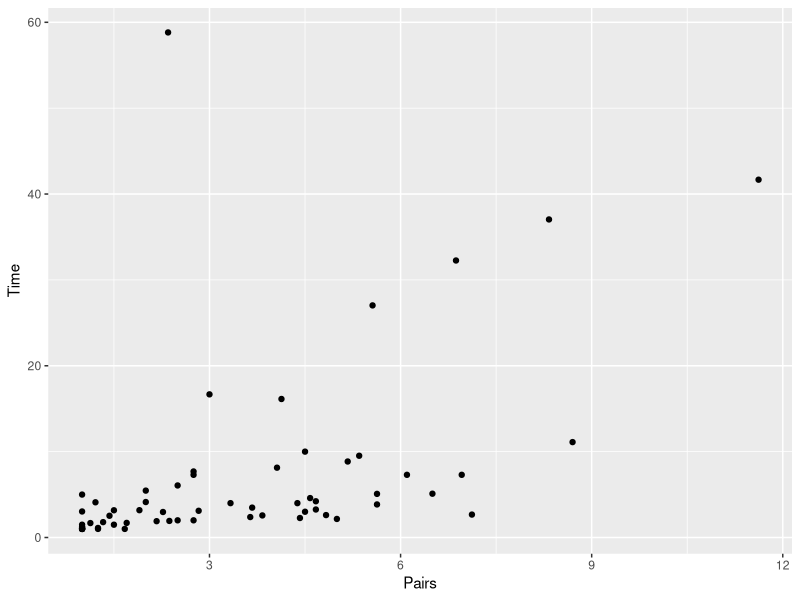
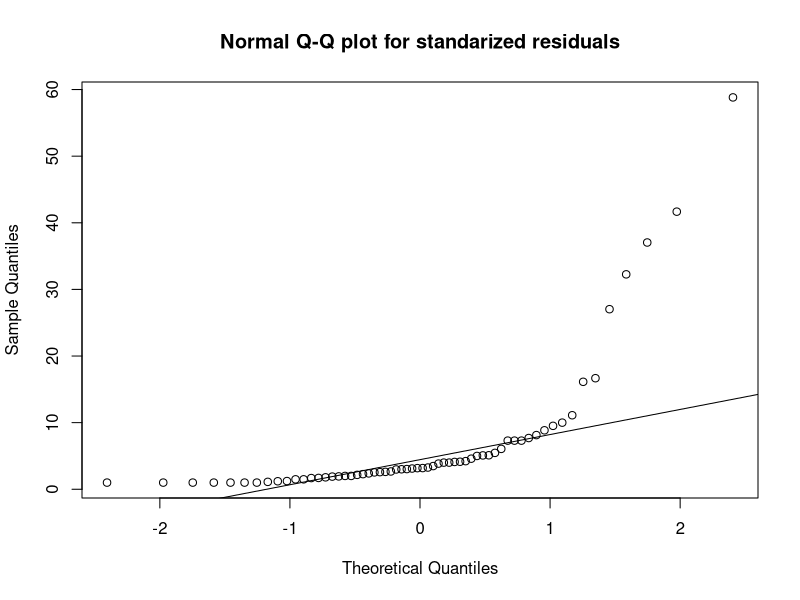
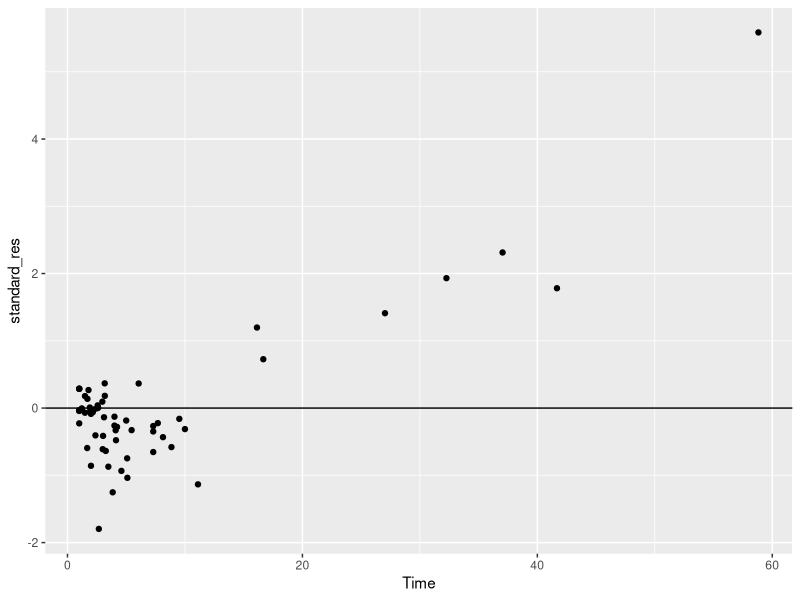
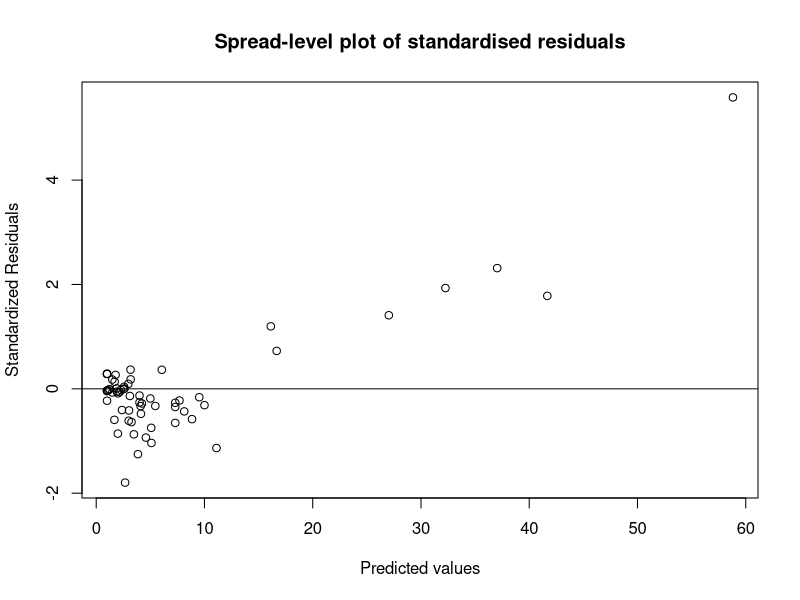
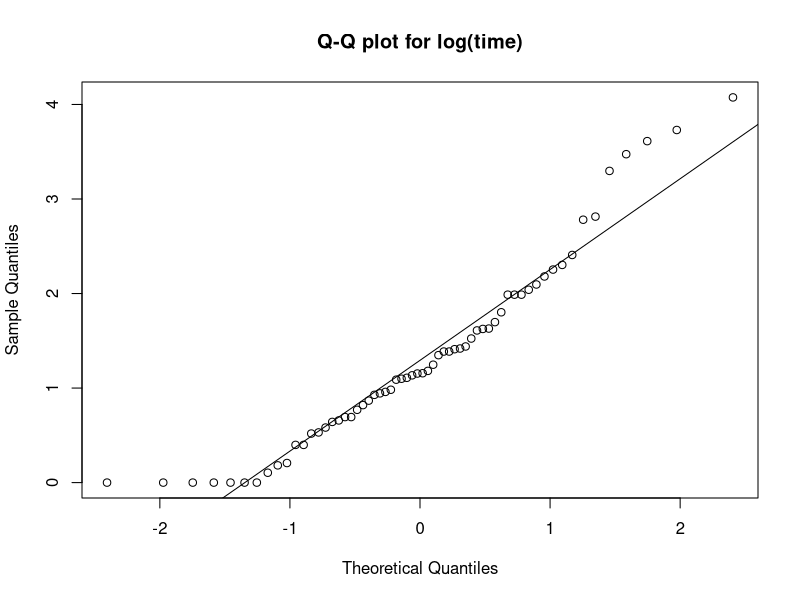
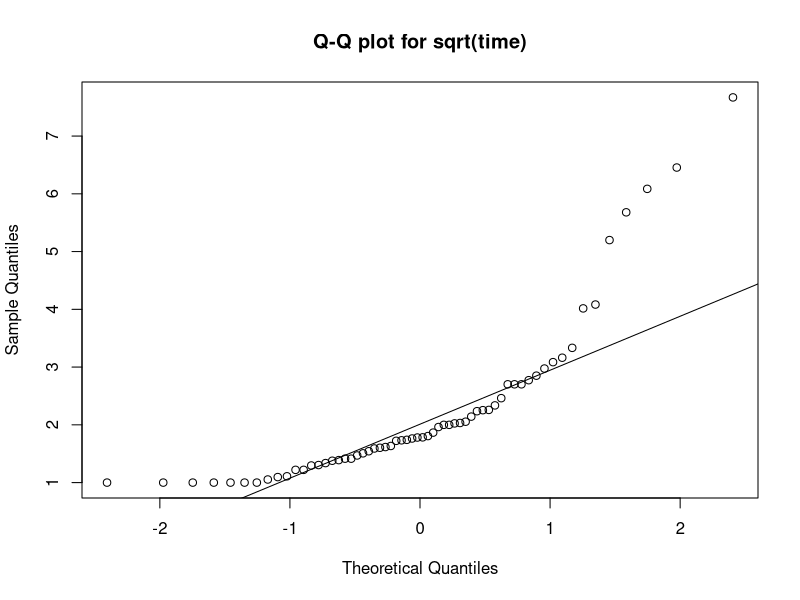
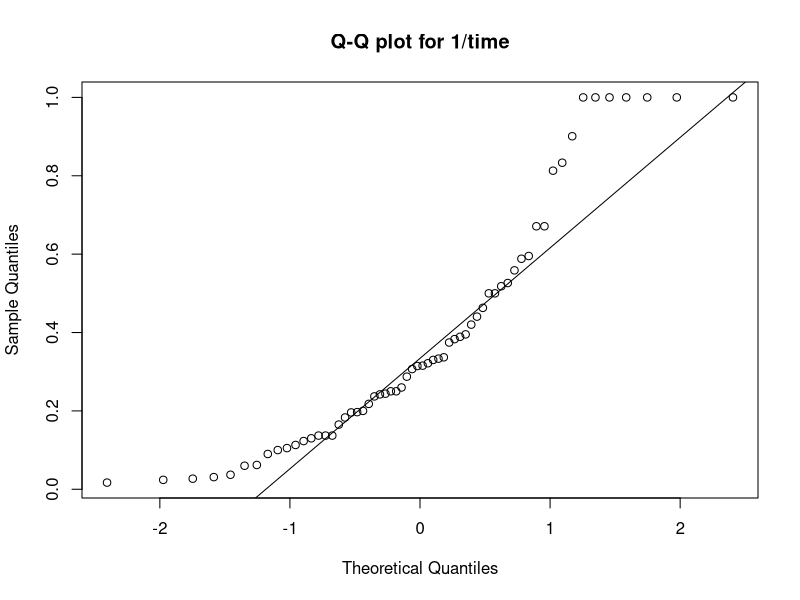
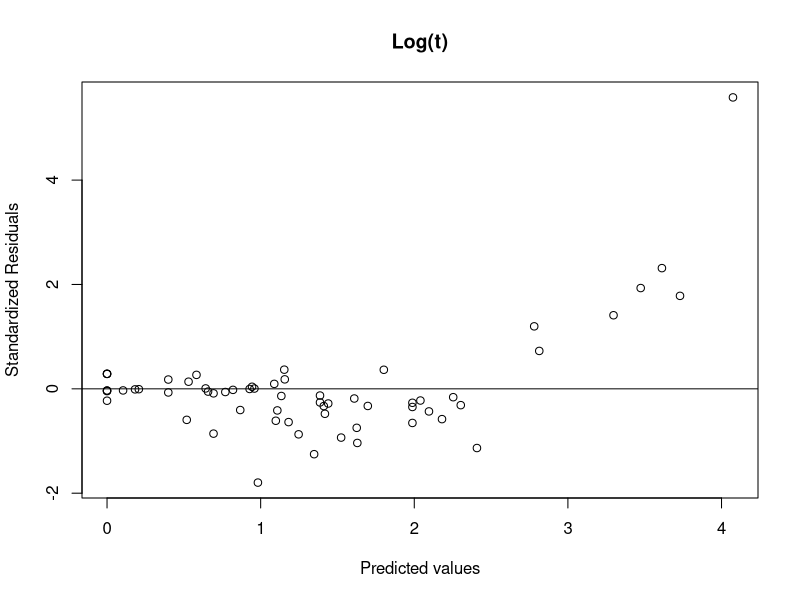

These figures' R source, in order: (Note: this script raises an error after producing the figures.)
## ---- chunk 1
knitr::opts_chunk$set(warning = FALSE, message = FALSE) 
## ---- chunk 2
library(tidyverse)
## ---- chunk 3
data <- read.csv("Factors Affecting Extinction.csv")
head(data)
## ---- chunk 4
lm_full <- lm(formula = Time ~ Pairs + Size + Status + Pairs*Size + Pairs * Status + Size*Status + Pairs*Size*Status, data)
summary(lm_full)

lm_full2 <- lm(formula = Time ~ Pairs*Size*Status, data)
summary(lm_full2)


## ---- chunk 5
ggplot(data, aes(Pairs, Time)) + geom_point()

qqnorm(data$Time, main="Normal Q-Q plot for standarized residuals")
qqline(data$Time)

standard_res <- rstandard(lm_full)
final_data <- cbind(data, standard_res)
ggplot(final_data) + geom_point(aes(Time, standard_res)) + geom_abline(slope = 0)
plot((final_data$Time), standard_res, ylab='Standardized Residuals', xlab='Predicted values', main="Spread-level plot of standardised residuals") 
abline(0, 0)


## ---- chunk 6
lm_full <- lm(formula = Time ~ Pairs + Size + Status + Pairs*Size + Pairs*Status + Size*Status + Pairs*Size*Status, data)
lm_full.log <- lm(formula = log(Time) ~ Pairs + Size + Status + Pairs*Size + Pairs * Status + Size*Status + Pairs*Size*Status, data)
lm_full.sqrt <- lm(formula = sqrt(Time) ~ Pairs + Size + Status + Pairs*Size + Pairs * Status + Size*Status + Pairs*Size*Status, data)
lm_full.inverse <- lm(formula = 1/Time ~ Pairs + Size + Status + Pairs*Size + Pairs * Status + Size*Status + Pairs*Size*Status, data)

summary(lm_full)$adj.r.squared
summary(lm_full.log)$adj.r.squared
summary(lm_full.sqrt)$adj.r.squared
summary(lm_full.inverse)$adj.r.squared


qqnorm(log(data$Time),main="Q-Q plot for log(time)")
qqline(log(data$Time))
qqnorm(sqrt(data$Time),main="Q-Q plot for sqrt(time)")
qqline(sqrt(data$Time))
qqnorm(1/(data$Time),main="Q-Q plot for 1/time")
qqline(1/(data$Time))

plot(log(final_data$Time), standard_res, ylab='Standardized Residuals', xlab='Predicted values', main="Log(t)") 
abline(0, 0)
plot(sqrt(final_data$Time), standard_res, ylab='Standardized Residuals', xlab='Predicted values', main = "sqrt(t)") 
abline(0, 0)
plot(1/(final_data$Time), standard_res, ylab='Standardized Residuals', xlab='Predicted values', main="1/time")
abline(0, 0)
## ---- chunk 7
lm_full_transformed <- lm(formula = log(Time) ~ Pairs + Size + Status + Pairs*Size + Pairs * Status + Size*Status + Pairs*Size*Status, data)
summary(lm_full_transformed)$adj.r.squared

lm_full_inverse <- lm(formula = 1/(Time) ~ Pairs + Size + Status + Pairs*Size + Pairs * Status + Size*Status + Pairs*Size*Status, data)
summary(lm_full_inverse)$adj.r.squared
## ---- chunk 8
ckd_inv <- cooks.distance(lm_full_inverse)
ckd_log <- cooks.distance(lm_full_transformed)

#sub_ckd <- subset(ckd_inv, ckd_ inv< 0.2)

index <- which(ckd_inv > 0.2)
index.log <- which(ckd_log > 0.2)

index
plot(ckd_inv, ylim = c(0,0.4))
plot(ckd_log, ylim = c(0,0.4))
#plot(sub_ckd, ylim = c(0,0.15))
## ---- chunk 9
data_ckd <- data[-c(index),]
data_ckd_log <- data[-c(index.log),]

lm_full_inverse_ckd <- lm(formula = 1/(Time) ~ Pairs + Size + Status + Pairs*Size + Pairs*Status + Size*Status + Pairs*Size*Status, data_ckd)
#summary(lm_full_inverse_ckd)#$adj.r.squared
#summary(lm_full_inverse)#$adj.r.squared


lm_full_log_ckd <- lm(formula = log(Time) ~ Pairs + Size + Status + Pairs*Size + Pairs*Status + Size*Status + Pairs*Size*Status, data_ckd_log)
#summary(lm_full_log_ckd)#$adj.r.squared
#summary(lm_full_transformed)


summary(lm_full_inverse_ckd)$adj.r.squared
summary(lm_full_inverse)$adj.r.squared
summary(lm_full_log_ckd)$adj.r.squared
summary(lm_full_transformed)$adj.r.squared


## ---- chunk 10
data_ckd <- data[-c(index),]

lm_final <- lm(formula = 1/(Time) ~ Pairs + Size + Status + Pairs*Size + Pairs*Status, data_ckd)
summary(lm_final)

chchaaaaaaaaaaa<n
## ---- chunk 11
lm_full <- lm(formula = Time ~ Pairs + Size + Status + Pairs*Size + Pairs * Status + Size*Status + Pairs*Size*Status, data)
lm_full.logpair <- lm(formula = Time ~ log(Pairs) + Size + Status + log(Pairs)*Size + log(Pairs) * Status + Size*Status + log(Pairs)*Size*Status, data)
lm_full.sqrtpair <- lm(formula = Time ~ sqrt(Pairs) + Size + Status + sqrt(Pairs)*Size + sqrt(Pairs) * Status + Size*Status + sqrt(Pairs)*Size*Status, data)
lm_full.inversepair <- lm(formula = Time ~ 1/Pairs + Size + Status + 1/Pairs*Size + 1/Pairs * Status + Size*Status + 1/Pairs*Size*Status, data)

summary(lm_full)$r.squared
summary(lm_full.logpair)$r.squared
summary(lm_full.sqrtpair)$r.squared
summary(lm_full.inversepair)$r.squared

## ---- chunk 12

m1 <- lm(formula = 1/(Time) ~ Pairs, data_ckd)
m2 <- lm(formula = 1/(Time) ~ Pairs + Size, data_ckd)
m3 <- lm(formula = 1/(Time) ~ Pairs + Size + Pairs*Size, data_ckd)
m4 <- lm(formula = 1/(Time) ~ Pairs + Status, data_ckd)
m5 <- lm(formula = 1/(Time) ~ Pairs + Status + Pairs * Status, data_ckd)
m6 <- lm(formula = 1/(Time) ~ Pairs + Size + Status, data_ckd)
m7 <- lm(formula = 1/(Time) ~ Pairs + Size + Status + Pairs*Size + Pairs*Status, data_ckd)     
m8 <- lm(formula = 1/(Time) ~ Pairs + Size + Status + Pairs*Size + Pairs*Status + Pairs*Size*Status + Size*Status, data_ckd)
m9 <- lm(formula = 1/(Time) ~ Pairs + Pairs*Size*Status - Size*Status+Size + Status + Pairs*Size + Pairs*Status , data_ckd)

an <- anova(m1, m2, m3, m4, m5, m6, m7, m8, m9)
#an <- anova(m9, m1)

print(an)
## ---- chunk 13
summary(m1)$adj.r.squared
summary(m2)$adj.r.squared
summary(m3)$adj.r.squared
summary(m4)$adj.r.squared
summary(m5)$adj.r.squared
summary(m6)$adj.r.squared
summary(m7)$adj.r.squared
summary(m8)$adj.r.squared
summary(m9)$adj.r.squared

summary(m7)

